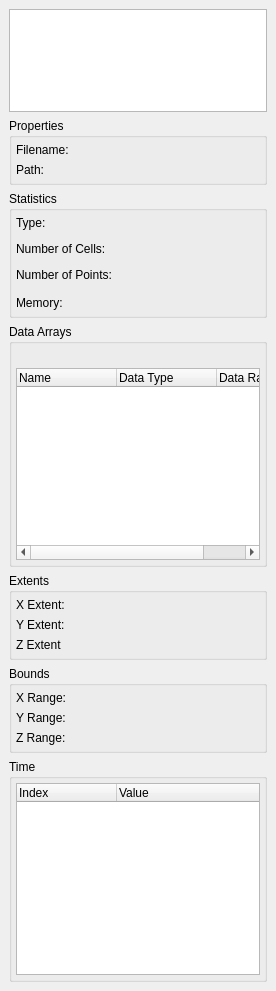
<?xml version="1.0" encoding="UTF-8"?>
<ui version="4.0">
 <class>pqProxyInformationWidget</class>
 <widget class="QWidget" name="pqProxyInformationWidget">
  <property name="geometry">
   <rect>
    <x>0</x>
    <y>0</y>
    <width>276</width>
    <height>991</height>
   </rect>
  </property>
  <property name="sizePolicy">
   <sizepolicy hsizetype="Expanding" vsizetype="Expanding">
    <horstretch>0</horstretch>
    <verstretch>0</verstretch>
   </sizepolicy>
  </property>
  <property name="windowTitle">
   <string>Form</string>
  </property>
  <layout class="QVBoxLayout">
   <property name="spacing">
    <number>6</number>
   </property>
   <property name="margin">
    <number>9</number>
   </property>
   <item>
    <widget class="pqTreeView" name="compositeTree">
     <property name="uniformRowHeights">
      <bool>true</bool>
     </property>
    </widget>
   </item>
   <item>
    <widget class="QGroupBox" name="properties">
     <property name="title">
      <string>Properties</string>
     </property>
     <layout class="QGridLayout">
      <property name="leftMargin">
       <number>4</number>
      </property>
      <property name="topMargin">
       <number>4</number>
      </property>
      <property name="rightMargin">
       <number>4</number>
      </property>
      <property name="bottomMargin">
       <number>4</number>
      </property>
      <property name="spacing">
       <number>4</number>
      </property>
      <item row="0" column="0">
       <widget class="QLabel" name="filenameLabel">
        <property name="text">
         <string>Filename:</string>
        </property>
       </widget>
      </item>
      <item row="0" column="1">
       <widget class="QLineEdit" name="filename">
        <property name="cursor">
         <cursorShape>ArrowCursor</cursorShape>
        </property>
        <property name="acceptDrops">
         <bool>false</bool>
        </property>
        <property name="styleSheet">
         <string notr="true">/* Explicitly apply to QLineEdit, so that tooltip isn't affected */ QLineEdit{background-color: rgba(0, 0, 0, 0);border: none;}</string>
        </property>
        <property name="readOnly">
         <bool>true</bool>
        </property>
       </widget>
      </item>
      <item row="1" column="0">
       <widget class="QLabel" name="label_13">
        <property name="text">
         <string>Path:</string>
        </property>
       </widget>
      </item>
      <item row="1" column="1">
       <widget class="QLineEdit" name="path">
        <property name="cursor">
         <cursorShape>ArrowCursor</cursorShape>
        </property>
        <property name="acceptDrops">
         <bool>false</bool>
        </property>
        <property name="styleSheet">
         <string notr="true">/* Explicitly apply to QLineEdit, so that tooltip isn't affected */ QLineEdit{background-color: rgba(0, 0, 0, 0);border: none;}</string>
        </property>
        <property name="text">
         <string/>
        </property>
        <property name="readOnly">
         <bool>true</bool>
        </property>
       </widget>
      </item>
     </layout>
    </widget>
   </item>
   <item>
    <widget class="QGroupBox" name="groupBox">
     <property name="title">
      <string>Statistics</string>
     </property>
     <layout class="QGridLayout">
      <property name="leftMargin">
       <number>4</number>
      </property>
      <property name="topMargin">
       <number>4</number>
      </property>
      <property name="rightMargin">
       <number>4</number>
      </property>
      <property name="bottomMargin">
       <number>4</number>
      </property>
      <property name="spacing">
       <number>4</number>
      </property>
      <item row="0" column="0">
       <widget class="QLabel" name="label">
        <property name="text">
         <string>Type:</string>
        </property>
       </widget>
      </item>
      <item row="0" column="1">
       <widget class="QLineEdit" name="type">
        <property name="cursor">
         <cursorShape>ArrowCursor</cursorShape>
        </property>
        <property name="acceptDrops">
         <bool>false</bool>
        </property>
        <property name="styleSheet">
         <string notr="true">background-color: rgba(0, 0, 0, 0);border: none;</string>
        </property>
        <property name="readOnly">
         <bool>true</bool>
        </property>
       </widget>
      </item>
      <item row="2" column="1">
       <widget class="QLineEdit" name="memory">
        <property name="cursor">
         <cursorShape>ArrowCursor</cursorShape>
        </property>
        <property name="acceptDrops">
         <bool>false</bool>
        </property>
        <property name="styleSheet">
         <string notr="true">background-color: rgba(0, 0, 0, 0);border: none;</string>
        </property>
        <property name="readOnly">
         <bool>true</bool>
        </property>
       </widget>
      </item>
      <item row="2" column="0">
       <widget class="QLabel" name="label_4">
        <property name="text">
         <string>Memory:</string>
        </property>
       </widget>
      </item>
      <item row="1" column="0" colspan="2">
       <widget class="QStackedWidget" name="dataTypeProperties">
        <property name="currentIndex">
         <number>0</number>
        </property>
        <widget class="QWidget" name="DataSet">
         <layout class="QGridLayout">
          <property name="leftMargin">
           <number>0</number>
          </property>
          <property name="topMargin">
           <number>0</number>
          </property>
          <property name="rightMargin">
           <number>0</number>
          </property>
          <property name="bottomMargin">
           <number>0</number>
          </property>
          <property name="verticalSpacing">
           <number>4</number>
          </property>
          <item row="0" column="0">
           <widget class="QLabel" name="label_2">
            <property name="text">
             <string>Number of Cells:</string>
            </property>
           </widget>
          </item>
          <item row="0" column="1">
           <widget class="QLineEdit" name="numberOfCells">
            <property name="cursor">
             <cursorShape>ArrowCursor</cursorShape>
            </property>
            <property name="acceptDrops">
             <bool>false</bool>
            </property>
            <property name="styleSheet">
             <string notr="true">background-color: rgba(0, 0, 0, 0);border: none;</string>
            </property>
            <property name="readOnly">
             <bool>true</bool>
            </property>
           </widget>
          </item>
          <item row="1" column="0">
           <widget class="QLabel" name="label_3">
            <property name="text">
             <string>Number of Points:</string>
            </property>
           </widget>
          </item>
          <item row="1" column="1">
           <widget class="QLineEdit" name="numberOfPoints">
            <property name="cursor">
             <cursorShape>ArrowCursor</cursorShape>
            </property>
            <property name="acceptDrops">
             <bool>false</bool>
            </property>
            <property name="styleSheet">
             <string notr="true">background-color: rgba(0, 0, 0, 0);border: none;</string>
            </property>
            <property name="readOnly">
             <bool>true</bool>
            </property>
           </widget>
          </item>
         </layout>
        </widget>
        <widget class="QWidget" name="Table">
         <layout class="QGridLayout">
          <property name="leftMargin">
           <number>0</number>
          </property>
          <property name="topMargin">
           <number>0</number>
          </property>
          <property name="rightMargin">
           <number>0</number>
          </property>
          <property name="bottomMargin">
           <number>0</number>
          </property>
          <property name="horizontalSpacing">
           <number>-1</number>
          </property>
          <property name="verticalSpacing">
           <number>4</number>
          </property>
          <item row="0" column="0">
           <widget class="QLabel" name="label_11">
            <property name="text">
             <string>Number of Rows:</string>
            </property>
           </widget>
          </item>
          <item row="0" column="1">
           <widget class="QLineEdit" name="numberOfRows">
            <property name="cursor">
             <cursorShape>ArrowCursor</cursorShape>
            </property>
            <property name="acceptDrops">
             <bool>false</bool>
            </property>
            <property name="styleSheet">
             <string notr="true">background-color: rgba(0, 0, 0, 0);border: none;</string>
            </property>
            <property name="readOnly">
             <bool>true</bool>
            </property>
           </widget>
          </item>
          <item row="1" column="0">
           <widget class="QLabel" name="label_12">
            <property name="text">
             <string>Number of Columns</string>
            </property>
           </widget>
          </item>
          <item row="1" column="1">
           <widget class="QLineEdit" name="numberOfColumns">
            <property name="cursor">
             <cursorShape>ArrowCursor</cursorShape>
            </property>
            <property name="acceptDrops">
             <bool>false</bool>
            </property>
            <property name="styleSheet">
             <string notr="true">background-color: rgba(0, 0, 0, 0);border: none;</string>
            </property>
            <property name="readOnly">
             <bool>true</bool>
            </property>
           </widget>
          </item>
         </layout>
        </widget>
        <widget class="QWidget" name="HyperTreeGrid">
         <layout class="QGridLayout" name="_2">
          <property name="leftMargin">
           <number>0</number>
          </property>
          <property name="topMargin">
           <number>0</number>
          </property>
          <property name="rightMargin">
           <number>0</number>
          </property>
          <property name="bottomMargin">
           <number>0</number>
          </property>
          <property name="verticalSpacing">
           <number>4</number>
          </property>
          <item row="0" column="0">
           <widget class="QLabel" name="label_14">
            <property name="text">
             <string>Number of Trees:</string>
            </property>
           </widget>
          </item>
          <item row="0" column="1">
           <widget class="QLineEdit" name="numberOfTrees">
            <property name="cursor">
             <cursorShape>ArrowCursor</cursorShape>
            </property>
            <property name="acceptDrops">
             <bool>false</bool>
            </property>
            <property name="styleSheet">
             <string notr="true">background-color: rgba(0, 0, 0, 0);border: none;</string>
            </property>
            <property name="readOnly">
             <bool>true</bool>
            </property>
           </widget>
          </item>
          <item row="1" column="0">
           <widget class="QLabel" name="label_15">
            <property name="text">
             <string>Number of Vertices:</string>
            </property>
           </widget>
          </item>
          <item row="1" column="1">
           <widget class="QLineEdit" name="numberOfVertices">
            <property name="cursor">
             <cursorShape>ArrowCursor</cursorShape>
            </property>
            <property name="acceptDrops">
             <bool>false</bool>
            </property>
            <property name="styleSheet">
             <string notr="true">background-color: rgba(0, 0, 0, 0);border: none;</string>
            </property>
            <property name="readOnly">
             <bool>true</bool>
            </property>
           </widget>
          </item>
          <item row="2" column="1">
           <widget class="QLineEdit" name="numberOfLeaves">
            <property name="cursor">
             <cursorShape>ArrowCursor</cursorShape>
            </property>
            <property name="acceptDrops">
             <bool>false</bool>
            </property>
            <property name="styleSheet">
             <string notr="true">background-color: rgba(0, 0, 0, 0);border: none;</string>
            </property>
            <property name="readOnly">
             <bool>true</bool>
            </property>
           </widget>
          </item>
          <item row="2" column="0">
           <widget class="QLabel" name="label_16">
            <property name="text">
             <string>Number of Leaves:</string>
            </property>
           </widget>
          </item>
         </layout>
        </widget>
        <widget class="QWidget" name="Graph">
         <layout class="QGridLayout" name="graphLayout">
          <item row="0" column="0">
           <widget class="QLabel" name="graphVertexLabel">
            <property name="text">
             <string>Number of Vertices</string>
            </property>
           </widget>
          </item>
          <item row="1" column="0">
           <widget class="QLabel" name="graphEdgeLabel">
            <property name="text">
             <string>Number of Edges</string>
            </property>
           </widget>
          </item>
          <item row="1" column="1">
           <widget class="QLineEdit" name="numberOfGraphEdges">
            <property name="cursor">
             <cursorShape>ArrowCursor</cursorShape>
            </property>
            <property name="acceptDrops">
             <bool>false</bool>
            </property>
            <property name="styleSheet">
             <string notr="true">background-color: rgba(0, 0, 0, 0);border: none;</string>
            </property>
            <property name="readOnly">
             <bool>true</bool>
            </property>
           </widget>
          </item>
          <item row="0" column="1">
           <widget class="QLineEdit" name="numberOfGraphVertices">
            <property name="cursor">
             <cursorShape>ArrowCursor</cursorShape>
            </property>
            <property name="acceptDrops">
             <bool>false</bool>
            </property>
            <property name="styleSheet">
             <string notr="true">background-color: rgba(0, 0, 0, 0);border: none;</string>
            </property>
            <property name="readOnly">
             <bool>true</bool>
            </property>
           </widget>
          </item>
         </layout>
        </widget>
       </widget>
      </item>
     </layout>
    </widget>
   </item>
   <item>
    <widget class="QGroupBox" name="groupBox_2">
     <property name="sizePolicy">
      <sizepolicy hsizetype="Expanding" vsizetype="Expanding">
       <horstretch>0</horstretch>
       <verstretch>0</verstretch>
      </sizepolicy>
     </property>
     <property name="title">
      <string>Data Arrays</string>
     </property>
     <layout class="QGridLayout">
      <property name="leftMargin">
       <number>4</number>
      </property>
      <property name="topMargin">
       <number>4</number>
      </property>
      <property name="rightMargin">
       <number>4</number>
      </property>
      <property name="bottomMargin">
       <number>4</number>
      </property>
      <property name="spacing">
       <number>4</number>
      </property>
      <item row="1" column="0">
       <widget class="pqTreeWidget" name="dataArrays">
        <property name="sizePolicy">
         <sizepolicy hsizetype="Ignored" vsizetype="MinimumExpanding">
          <horstretch>0</horstretch>
          <verstretch>0</verstretch>
         </sizepolicy>
        </property>
        <property name="rootIsDecorated">
         <bool>false</bool>
        </property>
        <column>
         <property name="text">
          <string>Name</string>
         </property>
        </column>
        <column>
         <property name="text">
          <string>Data Type</string>
         </property>
        </column>
        <column>
         <property name="text">
          <string>Data Ranges</string>
         </property>
        </column>
       </widget>
      </item>
      <item row="0" column="0">
       <widget class="QLineEdit" name="dataTimeLabel">
        <property name="cursor">
         <cursorShape>ArrowCursor</cursorShape>
        </property>
        <property name="acceptDrops">
         <bool>false</bool>
        </property>
        <property name="styleSheet">
         <string notr="true">background-color: rgba(0, 0, 0, 0);border: none;</string>
        </property>
        <property name="readOnly">
         <bool>true</bool>
        </property>
       </widget>
      </item>
     </layout>
    </widget>
   </item>
   <item>
    <widget class="QGroupBox" name="groupExtent">
     <property name="title">
      <string>Extents</string>
     </property>
     <layout class="QGridLayout">
      <property name="leftMargin">
       <number>4</number>
      </property>
      <property name="topMargin">
       <number>4</number>
      </property>
      <property name="rightMargin">
       <number>4</number>
      </property>
      <property name="bottomMargin">
       <number>4</number>
      </property>
      <property name="spacing">
       <number>4</number>
      </property>
      <item row="2" column="1">
       <widget class="QLineEdit" name="zExtent">
        <property name="cursor">
         <cursorShape>ArrowCursor</cursorShape>
        </property>
        <property name="acceptDrops">
         <bool>false</bool>
        </property>
        <property name="styleSheet">
         <string notr="true">background-color: rgba(0, 0, 0, 0);border: none;</string>
        </property>
        <property name="readOnly">
         <bool>true</bool>
        </property>
       </widget>
      </item>
      <item row="1" column="1">
       <widget class="QLineEdit" name="yExtent">
        <property name="cursor">
         <cursorShape>ArrowCursor</cursorShape>
        </property>
        <property name="acceptDrops">
         <bool>false</bool>
        </property>
        <property name="styleSheet">
         <string notr="true">background-color: rgba(0, 0, 0, 0);border: none;</string>
        </property>
        <property name="readOnly">
         <bool>true</bool>
        </property>
       </widget>
      </item>
      <item row="0" column="1">
       <widget class="QLineEdit" name="xExtent">
        <property name="cursor">
         <cursorShape>ArrowCursor</cursorShape>
        </property>
        <property name="acceptDrops">
         <bool>false</bool>
        </property>
        <property name="styleSheet">
         <string notr="true">background-color: rgba(0, 0, 0, 0);border: none;</string>
        </property>
        <property name="readOnly">
         <bool>true</bool>
        </property>
       </widget>
      </item>
      <item row="2" column="0">
       <widget class="QLabel" name="label_5">
        <property name="text">
         <string>Z Extent</string>
        </property>
       </widget>
      </item>
      <item row="1" column="0">
       <widget class="QLabel" name="label_9">
        <property name="text">
         <string>Y Extent:</string>
        </property>
       </widget>
      </item>
      <item row="0" column="0">
       <widget class="QLabel" name="label_10">
        <property name="text">
         <string>X Extent:</string>
        </property>
       </widget>
      </item>
     </layout>
    </widget>
   </item>
   <item>
    <widget class="QGroupBox" name="groupBox_3">
     <property name="sizePolicy">
      <sizepolicy hsizetype="Preferred" vsizetype="Preferred">
       <horstretch>0</horstretch>
       <verstretch>0</verstretch>
      </sizepolicy>
     </property>
     <property name="title">
      <string>Bounds</string>
     </property>
     <layout class="QGridLayout">
      <property name="leftMargin">
       <number>4</number>
      </property>
      <property name="topMargin">
       <number>4</number>
      </property>
      <property name="rightMargin">
       <number>4</number>
      </property>
      <property name="bottomMargin">
       <number>4</number>
      </property>
      <property name="spacing">
       <number>4</number>
      </property>
      <item row="2" column="0">
       <widget class="QLabel" name="label_8">
        <property name="text">
         <string>Z Range:</string>
        </property>
       </widget>
      </item>
      <item row="2" column="1">
       <widget class="QLineEdit" name="zRange">
        <property name="cursor">
         <cursorShape>ArrowCursor</cursorShape>
        </property>
        <property name="acceptDrops">
         <bool>false</bool>
        </property>
        <property name="styleSheet">
         <string notr="true">background-color: rgba(0, 0, 0, 0);border: none;</string>
        </property>
        <property name="readOnly">
         <bool>true</bool>
        </property>
       </widget>
      </item>
      <item row="1" column="1">
       <widget class="QLineEdit" name="yRange">
        <property name="cursor">
         <cursorShape>ArrowCursor</cursorShape>
        </property>
        <property name="acceptDrops">
         <bool>false</bool>
        </property>
        <property name="styleSheet">
         <string notr="true">background-color: rgba(0, 0, 0, 0);border: none;</string>
        </property>
        <property name="readOnly">
         <bool>true</bool>
        </property>
       </widget>
      </item>
      <item row="0" column="0">
       <widget class="QLabel" name="label_6">
        <property name="text">
         <string>X Range:</string>
        </property>
       </widget>
      </item>
      <item row="0" column="1">
       <widget class="QLineEdit" name="xRange">
        <property name="cursor">
         <cursorShape>ArrowCursor</cursorShape>
        </property>
        <property name="acceptDrops">
         <bool>false</bool>
        </property>
        <property name="styleSheet">
         <string notr="true">background-color: rgba(0, 0, 0, 0);border: none;</string>
        </property>
        <property name="readOnly">
         <bool>true</bool>
        </property>
       </widget>
      </item>
      <item row="1" column="0">
       <widget class="QLabel" name="label_7">
        <property name="text">
         <string>Y Range:</string>
        </property>
       </widget>
      </item>
     </layout>
    </widget>
   </item>
   <item>
    <widget class="QGroupBox" name="groupDataTime">
     <property name="sizePolicy">
      <sizepolicy hsizetype="Expanding" vsizetype="Expanding">
       <horstretch>0</horstretch>
       <verstretch>0</verstretch>
      </sizepolicy>
     </property>
     <property name="title">
      <string>Time</string>
     </property>
     <layout class="QGridLayout">
      <property name="leftMargin">
       <number>4</number>
      </property>
      <property name="topMargin">
       <number>4</number>
      </property>
      <property name="rightMargin">
       <number>4</number>
      </property>
      <property name="bottomMargin">
       <number>4</number>
      </property>
      <property name="spacing">
       <number>4</number>
      </property>
      <item row="0" column="0">
       <widget class="pqTreeWidget" name="timeValues">
        <property name="sizePolicy">
         <sizepolicy hsizetype="Ignored" vsizetype="MinimumExpanding">
          <horstretch>0</horstretch>
          <verstretch>0</verstretch>
         </sizepolicy>
        </property>
        <property name="columnCount">
         <number>2</number>
        </property>
        <column>
         <property name="text">
          <string>Index</string>
         </property>
        </column>
        <column>
         <property name="text">
          <string>Value</string>
         </property>
        </column>
       </widget>
      </item>
     </layout>
    </widget>
   </item>
   <item>
    <spacer>
     <property name="orientation">
      <enum>Qt::Vertical</enum>
     </property>
     <property name="sizeHint" stdset="0">
      <size>
       <width>20</width>
       <height>40</height>
      </size>
     </property>
    </spacer>
   </item>
  </layout>
 </widget>
 <customwidgets>
  <customwidget>
   <class>pqTreeWidget</class>
   <extends>QTreeWidget</extends>
   <header>pqTreeWidget.h</header>
  </customwidget>
  <customwidget>
   <class>pqTreeView</class>
   <extends>QTreeView</extends>
   <header>pqTreeView.h</header>
  </customwidget>
 </customwidgets>
 <resources/>
 <connections/>
</ui>
